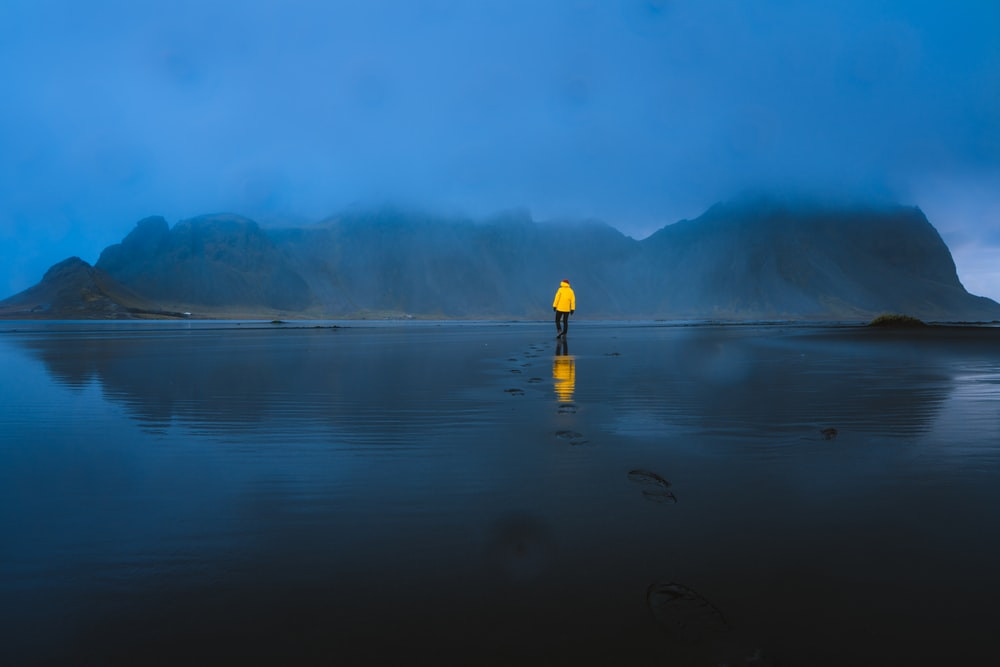
#> input picture Tp1/test.bmp, 1000 x 667 px, given in place of anni005.mpg, which was not available
$ python edge_detector.py
#> lines starting #> are read from the running program, lines starting #| are printed output that depends on the picture; after the words box and inside, x2 and y2 are one past the last pixel; in counts of white or black regions, pixels touching at a corner belong together; pictures that were not available may be replaced by others from this repository, and a replacement may not be noted
#> in process_video, frame is the input picture: shape (667, 1000, 3); mean B, G, R 120.6, 82.9, 36.5
import cv2
import numpy as np
import matplotlib.pyplot as plt
kernel = np.ones((5, 5), np.uint8)

def calculate_incoming_edge(previous_dilate, current_edges):
	previous_dilate =previous_dilate.clip(max=1)
	current_edges = current_edges.clip(max=1)
	num = np.sum(np.multiply(previous_dilate,current_edges))
	denum = np.sum(current_edges)
	return 1 - (num / denum)


def calculate_outcoming_edge(current_dilate, previous_edges):
	num = 0
	previous_edges = previous_edges.clip(max=1)
	current_dilate = current_dilate.clip(max=1)
	num = np.sum(np.multiply(previous_edges, current_dilate))
	denum = np.sum(previous_edges)
	return 1 - (num / denum)


def edge_detector(img):
	edges = cv2.Canny(img,100,200)
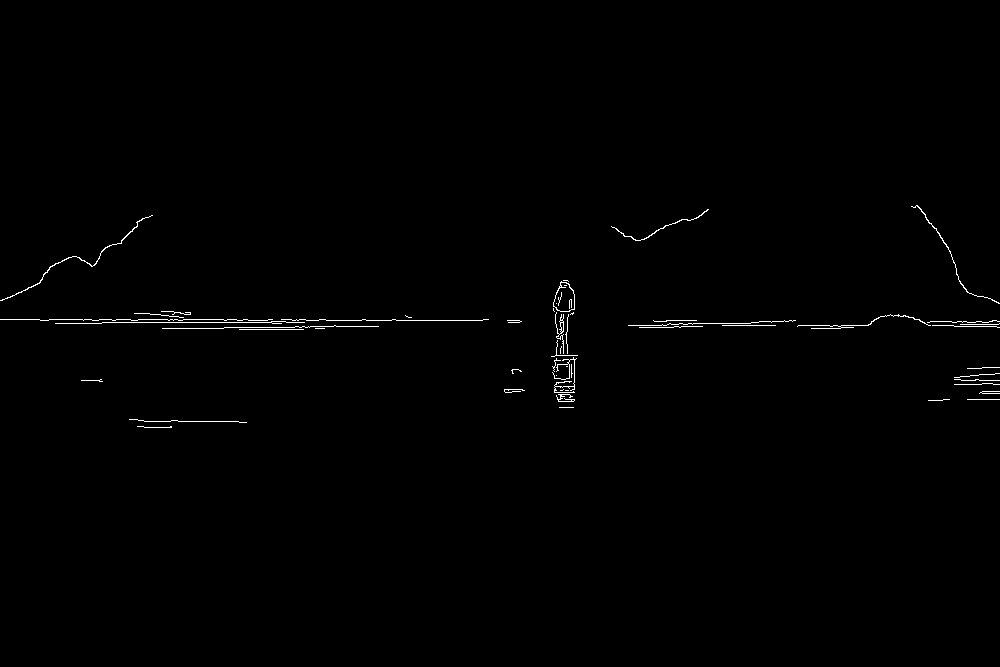
#> edges: shape (667, 1000); 0.54% white in thin lines or dots, all inside (x1, y1, x2, y2) = (0, 205, 1000, 428)
	cv2.subtract(0, img)
	cv2.imshow('edges', edges)
	return edges

def dilate_image(img):
	dilate = cv2.dilate(img, kernel, iterations=1)
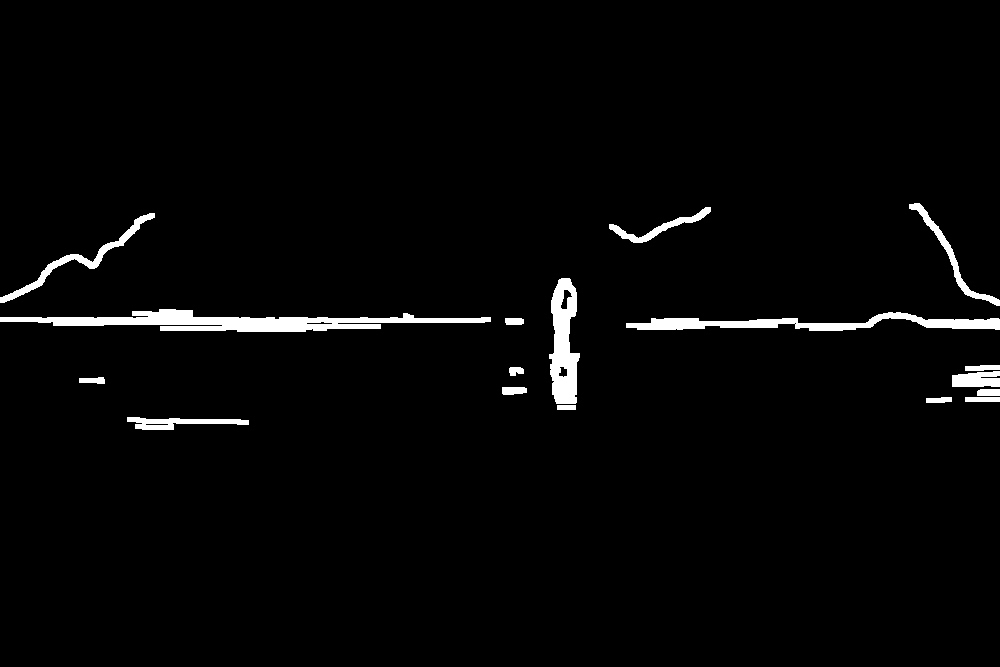
#> dilate: shape (667, 1000); 2.4% white; 17 white regions, largest, box (x1, y1, x2, y2) and area: (0, 309, 491, 332) 4998, (626, 312, 1000, 331) 3013, (549, 278, 580, 404) 2571
	cv2.imshow('dilate', dilate)
	return dilate

"""
This function should process the video file.
Input:
- file: the path to the video
Output:
- cut: vector of frame indices where cuts are detected
- grad: vector of tuples (start, end) of frame indices where gradations are detected
"""
def process_video(file: str):
	cut=[]
	grad=[]
	in_edges = []
	out_edges = []
	cap = cv2.VideoCapture(file)
	indextrame = 1
	transition = ""
	trame_init = 0
	trame_final = 0
	compteur = 0
	while(True):
		ret, frame = cap.read()
		if ret:
			#TODO : frame processing algorithm
			cv2.imshow("frame", frame)
			edges = edge_detector(frame)
			dilate = dilate_image(edges)
			if indextrame > 1:
				incoming_edge = calculate_incoming_edge(previous_dilate, edges)
				outcoming_edge = calculate_outcoming_edge(dilate, previous_edges)
				in_edges.append(incoming_edge)
				out_edges.append(outcoming_edge)
				pic = max(incoming_edge, outcoming_edge)
				# [11 lines of commented-out code are left out]


				if pic >= 0.5 and transition == "":
					transition = "coupure"
					trame_init = indextrame

				elif pic < 0.5 and transition == "coupure":
					compteur += 1
					cut.append(trame_init)
					print(str(compteur) + ": " + str(trame_init))
					transition = ""


			previous_edges = edges
			previous_dilate = dilate
			indextrame += 1

			if cv2.waitKey(1) & 0xFF == ord('q'):
#> (key q is pressed here)
				break
		else:
			break
	plt.plot(in_edges, label = "Arretes entrentes")
	plt.plot(out_edges, label = "Arretes sortantes")
	plt.xlabel("Frame number")
	plt.legend()
	plt.show()
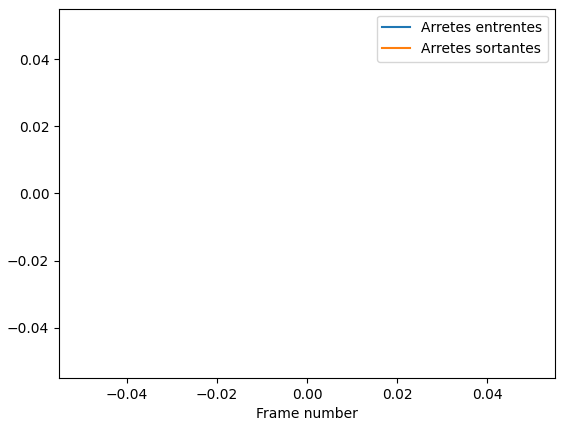
#> figure drawn by matplotlib, 1 panel
	cap.release()
	cv2.destroyAllWindows()
	return cut, grad

"""
This function provides the ground truth for a given video file.
Input:
- file: the path to the video
Output:
- cut: vector of frame indices where cuts happen
- grad: vector of tuples (start, end) of frame indices where gradations happen
"""

def read_groundtruth(file: str):
	cut=[]
	grad=[]
#> (the run stopped early here; a loop or call above may not have finished)

$ run again, on Tp1/PVxKfN.bmp
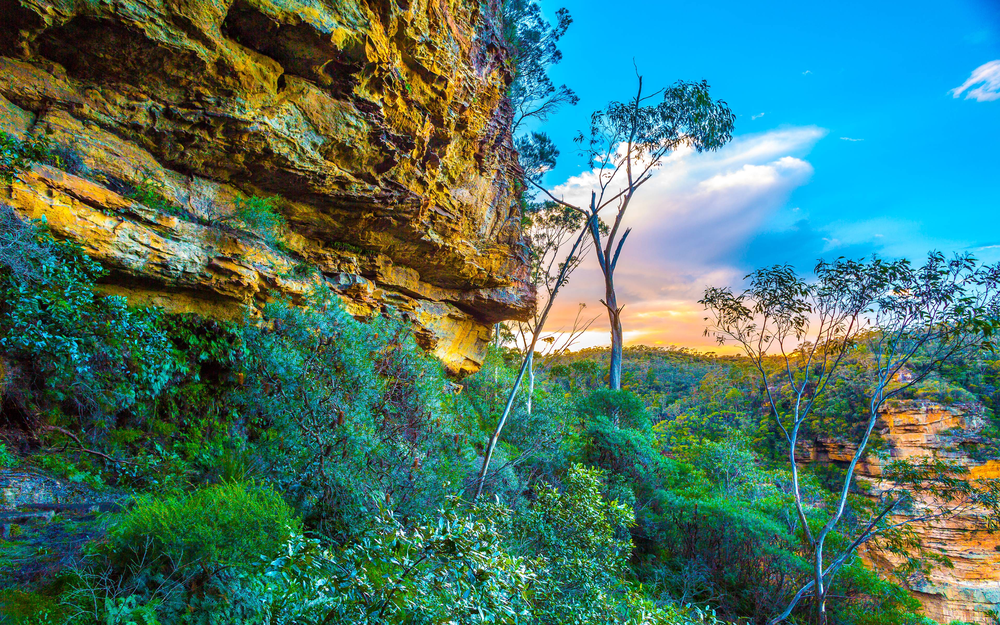
#> input picture Tp1/PVxKfN.bmp, 1000 x 625 px, shrunk from 3840 x 2400 before the run, given in place of anni005.mpg, which was not available
#> in process_video, frame is the input picture: shape (625, 1000, 3); mean B, G, R 105.3, 118.1, 72.5
#> in edge_detector, `edges = cv2.Canny(img,100,200)`:
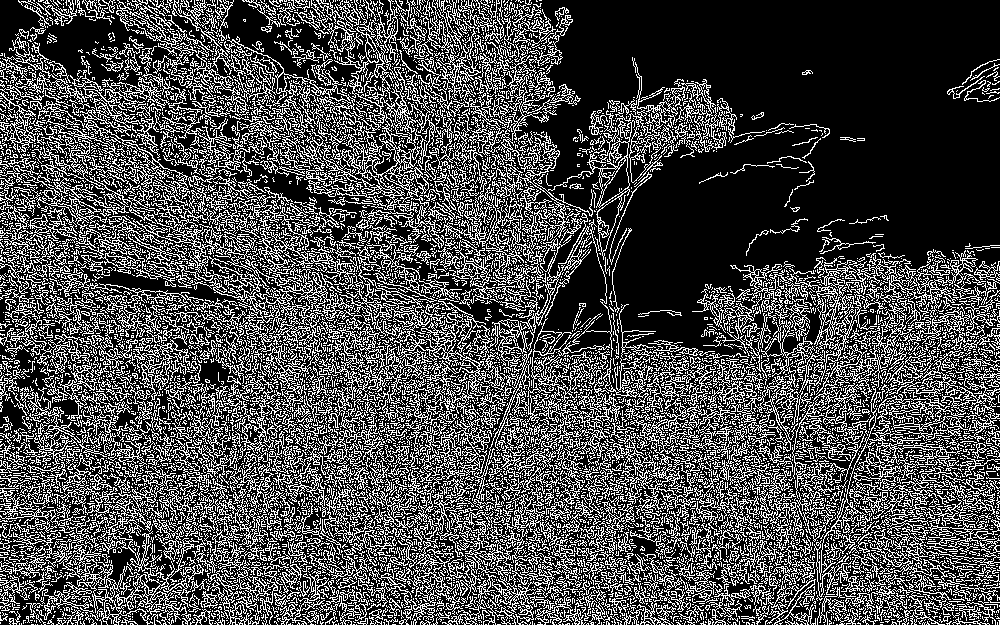
#> edges: shape (625, 1000); 29.3% white in thin lines or dots
#> in dilate_image, `dilate = cv2.dilate(img, kernel, iterations=1)`:
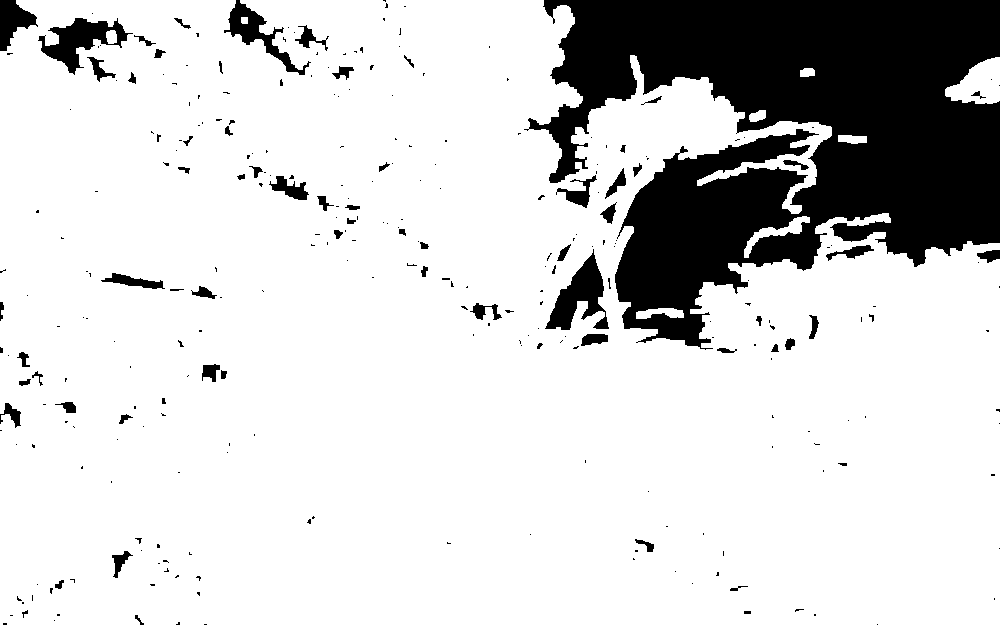
#> dilate: shape (625, 1000); 82.6% white; 294 black regions (224 under 20 px), largest, box (x1, y1, x2, y2) and area: (524, 0, 1000, 350) 94478, (545, 249, 609, 330) 2235, (38, 18, 133, 75) 2070
